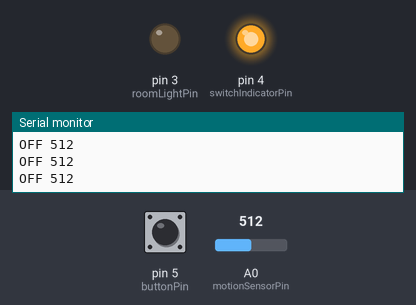
The sketch below on a simulated Arduino Uno, built with avr-gcc and run on an emulated ATmega328P. On the bench: output pins drawn as LEDs (lit = HIGH), the last lines printed to the serial monitor. The test bench sets the inputs (shaded band); at power-on: pin 5 (buttonPin) LOW, A0 (motionSensorPin) = 512.

Above: at 1.2 s.
1.3 s: pin 5 (buttonPin) pulled HIGH for 0.25 s
At 2.6 s:
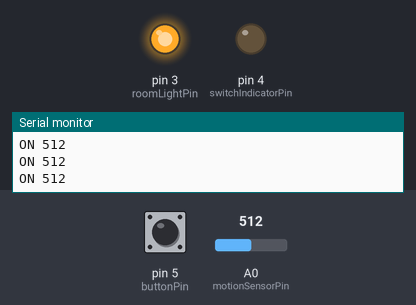
3.0 s: pin 5 (buttonPin) pulled HIGH for 1 s
At 4.1 s:
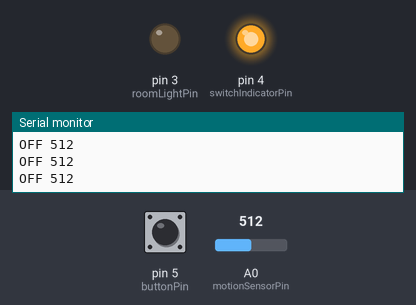
Timing chart, 0 to 14.8 s (numbered marks = the images above; inputs shaded):
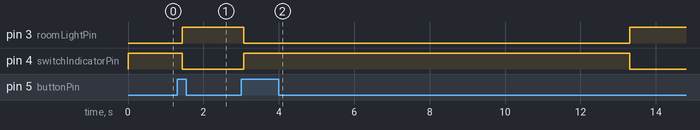

Measured:
- after the input at 1.3 s, pin 3 (roomLightPin): LOW → HIGH after 0.13 s; pin 4 (switchIndicatorPin): HIGH → LOW after 0.13 s
- after the input at 3.0 s, pin 3 (roomLightPin): HIGH → LOW after 0.07 s, → HIGH 10.2 s later; pin 4 (switchIndicatorPin): LOW → HIGH after 0.07 s, → LOW 10.2 s later

The sketch:

S23_LAB4_sample.ino
```cpp
#include "Timer.h"

const int roomLightPin = 3;
const int switchIndicatorPin = 4;
const int buttonPin = 5;
const int motionSensorPin = A0;

enum BL_States { BL_SMStart, BL_LedOff, BL_LedOn } BL_State;

unsigned int motionDetectedCounter = 0;
unsigned int buttonPressedCounter = 0;
bool buttonPressed = false;

void TickFct_Blink() {
  int buttonState = digitalRead(buttonPin);
  int motionSensorValue = analogRead(motionSensorPin);

  switch (BL_State) { // Transitions
    case BL_SMStart:
      BL_State = BL_LedOff; // Initial state
      break;
    case BL_LedOff:
      if (!buttonPressed && buttonState == HIGH) {
        buttonPressed = true;
        BL_State = BL_LedOn;
        buttonPressedCounter = 0;
      } else if (motionSensorValue < 900 && buttonPressedCounter >= 50) {
        BL_State = BL_LedOn;
      }
      break;
    case BL_LedOn:
      if (!buttonPressed && buttonState == HIGH) {
        buttonPressed = true;
        BL_State = BL_LedOff;
        buttonPressedCounter = 0;
        motionDetectedCounter = 0;
      } else if (motionDetectedCounter >= 100) { // 20 seconds (100 * 200 ms)
        BL_State = BL_LedOff;
        motionDetectedCounter = 0;
      }

      if (motionSensorValue < 900) {
        motionDetectedCounter = 0;
      } else {
        motionDetectedCounter++;
      }

      if (buttonState == HIGH) {
        buttonPressed = true;
      } else {
        buttonPressed = false;
      }
      break;
    default:
      BL_State = BL_SMStart;
      break;
  }

  switch (BL_State) { // State actions
    case BL_LedOff:
      Serial.print("OFF ");
      Serial.println(motionSensorValue);
        digitalWrite(roomLightPin, LOW);
        digitalWrite(switchIndicatorPin, HIGH);
        buttonPressedCounter++;
      break;
    case BL_LedOn:
      Serial.print("ON ");
      Serial.println(motionSensorValue);
      digitalWrite(roomLightPin, HIGH);
      digitalWrite(switchIndicatorPin, LOW);
      break;
    default:
      break;
  }
}

void setup() {
  pinMode(roomLightPin, OUTPUT);
  pinMode(switchIndicatorPin, OUTPUT);
  pinMode(buttonPin, INPUT);
  pinMode(motionSensorPin, INPUT);

  TimerSet(200); // Set the period to 200 ms
  TimerOn();
  Serial.begin(9600);
}

void loop() {
  TickFct_Blink();
  while (!TimerFlag) {}  // Wait for BL's period
  TimerFlag = 0;
}
```

Timer.h
```cpp
// Permission to copy is granted provided that this header remains intact.
// This software is provided with no warranties.

////////////////////////////////////////////////////////////////////////////////

#ifndef Timer
#define Timer

#include "Arduino.h"

volatile unsigned char TimerFlag = 0; // TimerISR() sets this to 1. C programmer should clear to 0.

// Internal variables for mapping AVR's ISR to our cleaner TimerISR model.
unsigned long _avr_timer_M = 1; // Start count from here, down to 0. Default 1ms
unsigned long _avr_timer_cntcurr = 0; // Current internal count of 1ms ticks

// Set TimerISR() to tick every M ms
void TimerSet(unsigned long M) {
	_avr_timer_M = M;
	_avr_timer_cntcurr = _avr_timer_M;
}

void TimerOn() {
	// AVR timer/counter controller register TCCR1
  TCCR1B 	= 0x0B;	// bit3 = 1: CTC mode (clear timer on compare)
					// bit2bit1bit0=011: prescaler /64
					// 00001011: 0x0B
					// SO, 16 MHz clock or 16,000,000 /64 = 250,000 ticks/s
					// Thus, TCNT1 register will count at 250,000 ticks/s
          // FOR MICROSECONDS:
          // bit3 = 1: CTC mode (clear timer on compare)
					// bit2bit1bit0=010: prescaler /64
					// 00001011: 0x0A
					// SO, 16 MHz clock or 16,000,000 /8 = 2,000,000 ticks/s
					// Thus, TCNT1 register will count at 2,000,000 ticks/s

	// AVR output compare register OCR1A.
	OCR1A 	= 250;	// Timer interrupt will be generated when TCNT1==OCR1A
					// We want a 1 ms tick. 0.001 s * 250,000 ticks/s = 250
					// So when TCNT1 register equals 250,
					// 1 ms has passed. Thus, we compare to 250.
					// AVR timer interrupt mask register
          // FOR MICROSECONDS:
          // Timer interrupt will be generated when TCNT1==OCR1A
					// We want a 1 us tick. 0.000001 s * 2,000,000 ticks/s = 2
					// So when TCNT1 register equals 2,
					// 1 us has passed. Thus, we compare to 2.
					// AVR timer interrupt mask register

	TIMSK1 	= 0x02; // bit1: OCIE1A -- enables compare match interrupt

	//Initialize avr counter
	TCNT1 = 0;

	// TimerISR will be called every _avr_timer_cntcurr milliseconds
	_avr_timer_cntcurr = _avr_timer_M;

	//Enable global interrupts
	SREG |= 0x80;	// 0x80: 1000000
}

void TimerOff() {
	TCCR1B 	= 0x00; // bit3bit2bit1bit0=0000: timer off
}

void TimerISR() {
	TimerFlag = 1;
}

// In our approach, the C programmer does not touch this ISR, but rather TimerISR()
ISR(TIMER1_COMPA_vect)
{
	// CPU automatically calls when TCNT0 == OCR0 (every 1 ms per TimerOn settings)
	_avr_timer_cntcurr--; 			// Count down to 0 rather than up to TOP
	if (_avr_timer_cntcurr == 0) { 	// results in a more efficient compare
		TimerISR(); 				// Call the ISR that the user uses
		_avr_timer_cntcurr = _avr_timer_M;
	}
}

#endif //Timer
```
